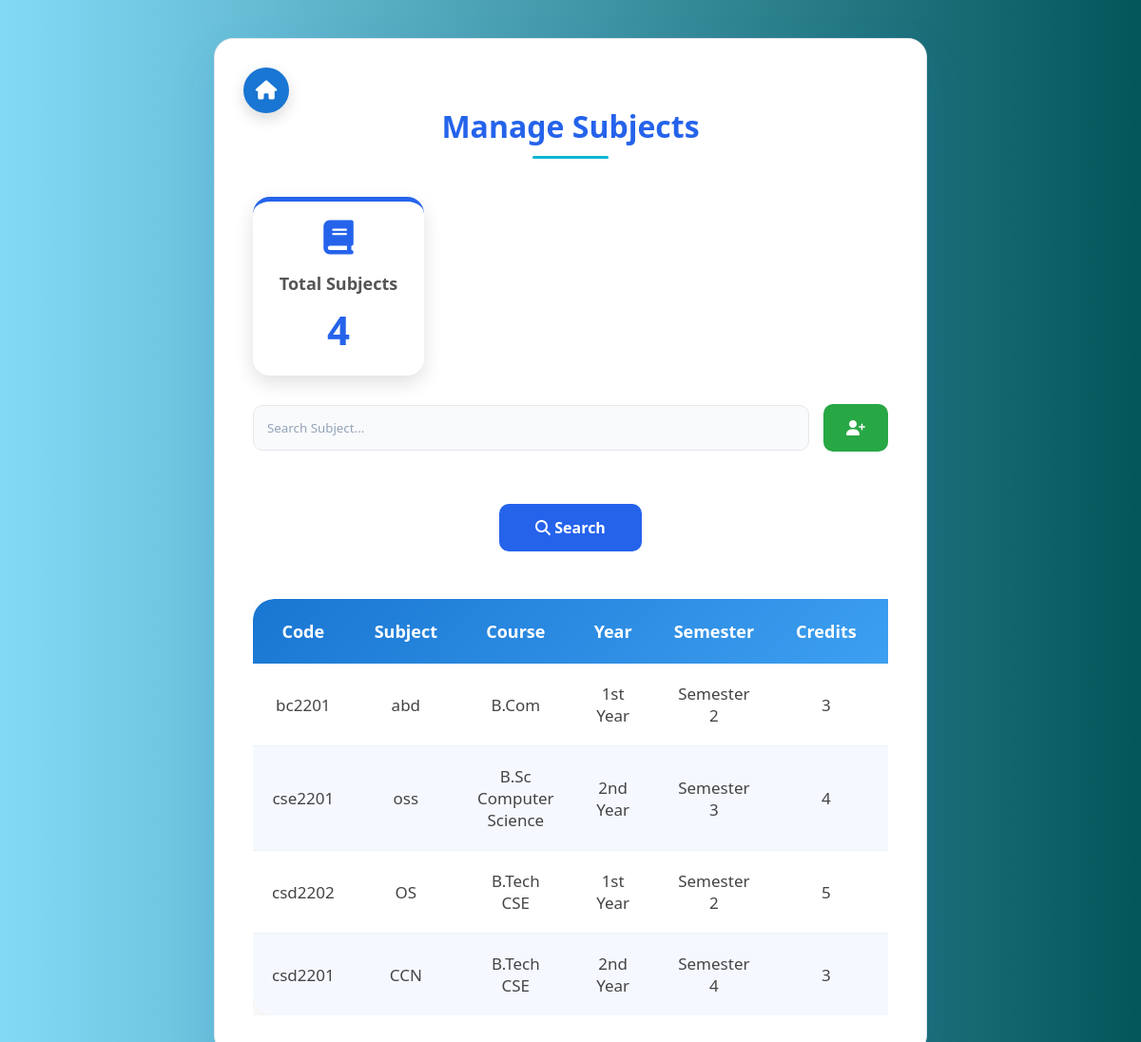
Page /manage_subjects.php (signed in) on the committed database.
### tables this page shows
CREATE TABLE `subjects` (
  `subject_id` int(11) NOT NULL,
  `subject_code` varchar(20) NOT NULL,
  `subject_name` varchar(100) NOT NULL,
  `department_id` int(11) NOT NULL,
  `year_id` int(11) NOT NULL,
  `semester` int(11) NOT NULL,
  `credits` int(11) DEFAULT 4,
  `created_at` timestamp NOT NULL DEFAULT current_timestamp()
);

CREATE TABLE `departments` (
  `department_id` int(11) NOT NULL,
  `department_name` varchar(100) NOT NULL,
  `program_level` enum('UG','PG','Diploma','PhD') NOT NULL DEFAULT 'UG'
);

CREATE TABLE `years` (
  `year_id` int(11) NOT NULL,
  `year_name` varchar(30) NOT NULL
);

### manage_subjects.php (the view, shortened to what this page needs)
<?php
require "database.php";
$search = "";
$count_result = mysqli_query(
    $conn,
    "SELECT COUNT(*) AS total_subjects
     FROM subjects"
);
$count = mysqli_fetch_assoc($count_result);
$sql = "
SELECT
s.subject_id,
s.subject_code,
s.subject_name,
d.department_name,
y.year_name,
s.semester,
s.credits
FROM subjects s
LEFT JOIN departments d
ON s.department_id = d.department_id
LEFT JOIN years y
ON s.year_id = y.year_id
";
$sql .= "
ORDER BY
d.department_name,
s.semester,
s.subject_name
";
$stmt = mysqli_prepare($conn,$sql);
mysqli_stmt_execute($stmt);
$result = mysqli_stmt_get_result($stmt);
?>
<!DOCTYPE html>
<html>
<head>
<link
rel="stylesheet"
href="style.css">
<link
rel="stylesheet"
href="https://cdnjs.cloudflare.com/ajax/libs/font-awesome/6.5.1/css/all.min.css">
</head>
<body>
<div class="container">
<a
href="admin_dashboard.php"
class="home-btn"
title="Dashboard">
<i class="fa-solid fa-house"></i>
</a>
<h1>
Manage Subjects
</h1>
<div class="summary-card">
<i class="fa-solid fa-book"></i>
<h3>
Total Subjects
</h3>
<h2>
<?php echo $count["total_subjects"]; ?>
</h2>
</div>
<form method="GET" class="search-form">
<div class="search-row">
<div class="search-input">
<input
type="text"
name="search"
placeholder="Search Subject..."
value="<?php echo htmlspecialchars($search); ?>">
</div>
<?php if($search==""){ ?>
<a
href="add_subject.php"
class="add-btn">
<i class="fa-solid fa-user-plus"></i>
</a>
<?php } ?>
</div>
<div class="search-button">
<button
type="submit">
<i class="fa-solid fa-search"></i>
Search
</button>
</div>
</form>
<div class="table-wrapper">
<table class="data-table">
<thead>
<tr>
<th>Code</th>
<th>Subject</th>
<th>Course</th>
<th>Year</th>
<th>Semester</th>
<th>Credits</th>
<th>Actions</th>
</tr>
</thead>
<tbody>
<?php
if(mysqli_num_rows($result)>0){
while($row=mysqli_fetch_assoc($result)){
?>
<tr>
<td>
<?php echo htmlspecialchars($row["subject_code"]); ?>
</td>
<td>
<?php echo htmlspecialchars($row["subject_name"]); ?>
</td>
<td>
<?php echo htmlspecialchars($row["department_name"]); ?>
</td>
<td>
<?php echo htmlspecialchars($row["year_name"]); ?>
</td>
<td>
Semester <?php echo htmlspecialchars($row["semester"]); ?>
</td>
<td>
<?php echo htmlspecialchars($row["credits"]); ?>
</td>
<td>
</td>
</tr>
<?php
}
}
?>
</tbody>
</table>
</div>
</div>
</body>
</html>

### style.css (style rules this page uses)
* { margin:0; padding:0; box-sizing:border-box; font-family:'Segoe UI', Tahoma, Geneva, Verdana, sans-serif; }
body { min-height:100vh; display:flex; justify-content:center; align-items:center; padding:40px; background:linear-gradient( to right, #82daf7, #03565a ); }
.container { width:100%; max-width:750px; background:#FFFFFF; border-radius:20px; padding:40px; border:1px solid #E5E7EB; box-shadow:0 20px 50px rgba(37,99,235,0.12); transition:0.3s ease; }
form { display:flex; flex-direction:column; }
h1 { text-align:center; font-size:32px; color:#2563EB; margin-bottom:10px; }
h1::after { content:""; display:block; width:80px; height:3px; background:#06B6D4; margin:10px auto; border-radius:10px; }
input, select, textarea { width:100%; padding:14px; border-radius:10px; border:1px solid #E5E7EB; background:#F8FAFC; color:#0F172A; outline:none; transition:0.3s; }
input::placeholder, textarea::placeholder { color:#94A3B8; }
button { width:100%; padding:14px; border:none; border-radius:10px; font-size:16px; font-weight:600; cursor:pointer; margin-top:15px; transition:0.3s ease; }
button[type="submit"] { background:#2563EB; color:white; }
a { color:#2563EB; text-decoration:none; }
input, select, textarea { transition:.3s ease; }
.table-wrapper { width:100%; margin-top:50px; overflow-x:auto; }
.data-table { width:100%; border-collapse:separate; border-spacing:0; overflow:hidden; border-radius:22px; background:#fff; box-shadow:0 12px 35px rgba(0,0,0,.08); }
.data-table thead { background:linear-gradient(135deg,#1976d2,#42a5f5); }
.data-table th { background:transparent; color:#fff; padding:22px; font-size:18px; font-weight:600; text-align:center; }
.data-table th:first-child { border-top-left-radius:22px; }
.data-table th:last-child { border-top-right-radius:22px; }
.data-table td { padding:20px; text-align:center; color:#444; font-size:17px; }
.data-table tbody tr { transition:.3s; }
.data-table tbody tr:nth-child(even) { background:#f5f9ff; }
.data-table tbody tr:not(:last-child) td { border-bottom:1px solid #eef2f7; }
.search-form { display:flex; justify-content:center; gap:15px; margin-top:30px; }
.search-form input { width:600px; }
.search-form button { width:150px; }
.container { position:relative; }
.home-btn { position:absolute; top:30px; left:30px; width:48px; height:48px; border-radius:50%; background:#1976d2; color:#fff; display:flex; justify-content:center; align-items:center; text-decoration:none; font-size:20px; transition:.3s; box-shadow:0 6px 15px rgba(0,0,0,.15); }
.container h1 { text-align:center; margin-top:30px; margin-bottom:40px; }
.search-row { display:flex; align-items:center; gap:15px; width:100%; margin-bottom:25px; }
.search-input { flex:1; }
.search-input input { width:100%; }
.add-btn { flex-shrink:0; background:#28a745; color:#fff; text-decoration:none; padding:15px 22px; border-radius:10px; font-weight:600; white-space:nowrap; }
.search-button { display:flex; justify-content:center; }
.add-btn { background:#28a745; color:#fff; text-decoration:none; padding:14px 24px; border-radius:10px; font-weight:600; transition:.3s; }
.summary-card { width:180px; margin:0; background:#ffffff; border-radius:18px; padding:20px; text-align:center; box-shadow:0 8px 20px rgba(0,0,0,0.12); border-top:5px solid #2563eb; }
.summary-card i { font-size:36px; color:#2563eb; margin-bottom:10px; }
.summary-card h3 { margin:8px 0; color:#555; font-size:18px; }
.summary-card h2 { margin:0; color:#2563eb; font-size:42px; font-weight:bold; }

### rows in the picture
subjects: subject_code "bc2201", subject_name "abd", department.department_name "B.Com", year.year_name "1st Year", semester "2", credits "3"
subjects: subject_code "cse2201", subject_name "oss", department.department_name "B.Sc Computer Science", year.year_name "2nd Year", semester "3", credits "4"
subjects: subject_code "csd2202", subject_name "OS", department.department_name "B.Tech CSE", year.year_name "1st Year", semester "2", credits "5"
subjects: subject_code "csd2201", subject_name "CCN", department.department_name "B.Tech CSE", year.year_name "2nd Year", semester "4", credits "3"

### other values in the picture
$count["total_subjects"] "4"
